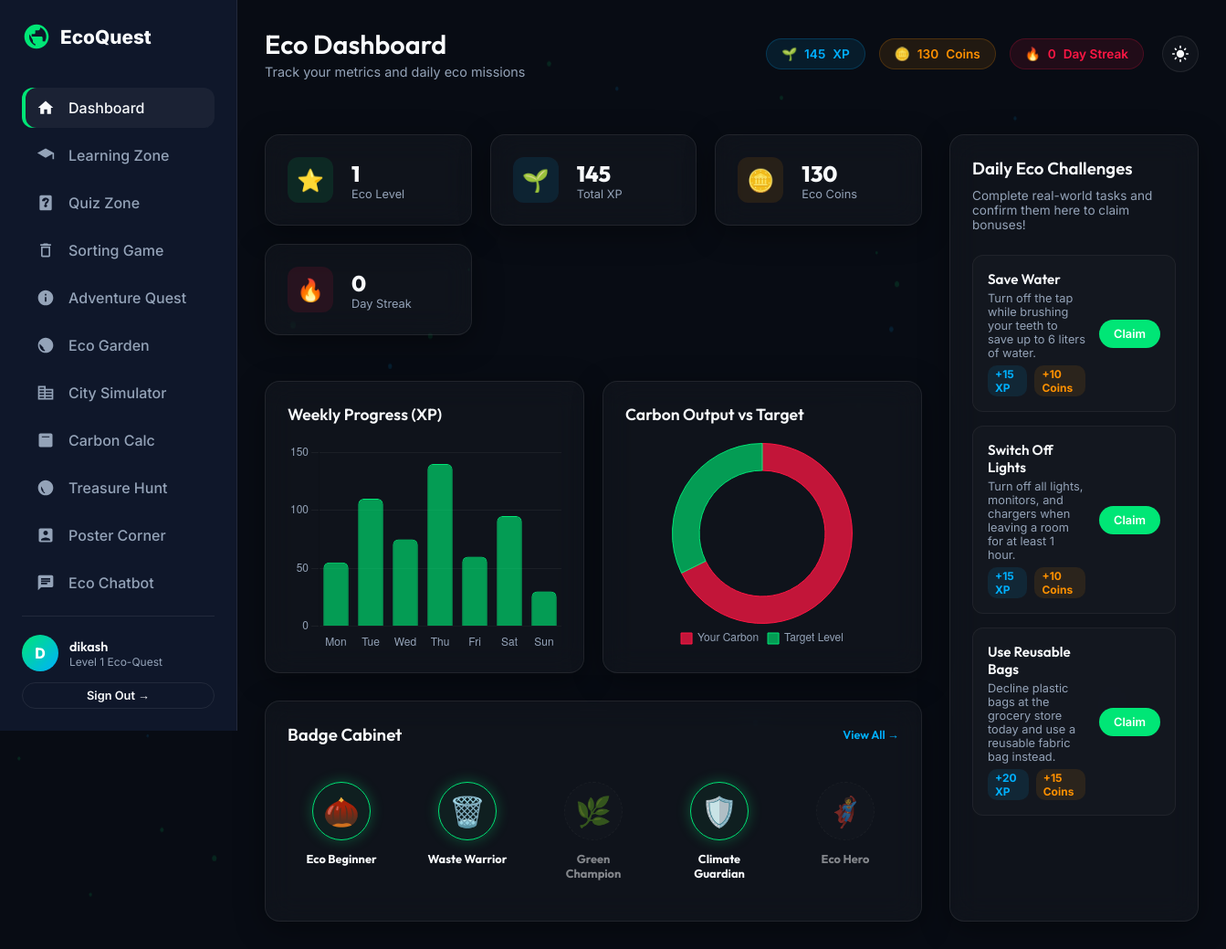
Page /dashboard (signed in) on the committed database.
### models.py (models this page shows, shortened)
class User(db.Model, UserMixin):
    id = db.Column(db.Integer, primary_key=True)
    username = db.Column(db.String(80), unique=True, nullable=False)
    email = db.Column(db.String(120), unique=True, nullable=False)
    password_hash = db.Column(db.String(256), nullable=False)
    is_admin = db.Column(db.Boolean, default=False)
    xp = db.Column(db.Integer, default=0)
    eco_coins = db.Column(db.Integer, default=100) # Start with 100 coins to buy seeds/buildings
    level = db.Column(db.Integer, default=1)
    streak = db.Column(db.Integer, default=0)
    last_active = db.Column(db.String(20), nullable=True) # Store date YYYY-MM-DD
    lessons_completed = db.Column(db.Text, default='[]') # JSON array of module IDs (e.g. ["climate_change", "waste_management"])
    quizzes_completed = db.Column(db.Integer, default=0)
    games_played = db.Column(db.Integer, default=0)
    challenges_completed = db.Column(db.Integer, default=0)
    garden_state = db.Column(db.Text, default='[]') # JSON string listing plants in garden
    city_state = db.Column(db.Text, default='{}') # JSON string representing the grid and metrics of city simulator
    badges = db.relationship('Badge', backref='user', lazy=True, cascade="all, delete-orphan")
    challenges = db.relationship('UserChallenge', backref='user', lazy=True, cascade="all, delete-orphan")

class UserChallenge(db.Model):
    id = db.Column(db.Integer, primary_key=True)
    user_id = db.Column(db.Integer, db.ForeignKey('user.id'), nullable=False)
    challenge_id = db.Column(db.Integer, db.ForeignKey('daily_challenge.id'), nullable=False)
    completed = db.Column(db.Boolean, default=False)
    date = db.Column(db.String(20), nullable=False) # 'YYYY-MM-DD'
    challenge = db.relationship('DailyChallenge')

class DailyChallenge(db.Model):
    id = db.Column(db.Integer, primary_key=True)
    title = db.Column(db.String(100), nullable=False)
    description = db.Column(db.String(256), nullable=False)
    xp_reward = db.Column(db.Integer, default=15)
    coin_reward = db.Column(db.Integer, default=10)
    challenge_type = db.Column(db.String(50), nullable=False) # 'water', 'energy', 'plastic', 'waste', 'planting'

### app.py (the view, shortened to what this page needs)
@app.route('/dashboard')
@login_required
def dashboard():
    today = date.today().isoformat()
    assigned = UserChallenge.query.filter_by(user_id=current_user.id, date=today).all()
    lessons_list = json.loads(current_user.lessons_completed or '[]')
    return render_template('dashboard.html',
                           challenges=assigned,
                           lessons_count=len(lessons_list))

### templates/dashboard.html (shortened to what this page needs)
{% extends "base.html" %}
{% block header_title %}Eco Dashboard{% endblock %}
{% block header_subtitle %}Track your metrics and daily eco missions{% endblock %}
{% block content %}
<div class="dashboard-grid">
    <div style="display: flex; flex-direction: column; gap: 30px;">
        <div class="dashboard-stats-row">
            <div class="glass-card stat-card">
                <div class="stat-card-icon level">⭐</div>
                <div class="stat-card-details">
                    <h3>{{ current_user.level }}</h3>
                    <p>Eco Level</p>
                </div>
            </div>
            <div class="glass-card stat-card">
                <div class="stat-card-icon xp">🌱</div>
                <div class="stat-card-details">
                    <h3>{{ current_user.xp }}</h3>
                    <p>Total XP</p>
                </div>
            </div>
            <div class="glass-card stat-card">
                <div class="stat-card-icon coins">🪙</div>
                <div class="stat-card-details">
                    <h3>{{ current_user.eco_coins }}</h3>
                    <p>Eco Coins</p>
                </div>
            </div>
            <div class="glass-card stat-card">
                <div class="stat-card-icon streak">🔥</div>
                <div class="stat-card-details">
                    <h3>{{ current_user.streak }}</h3>
                    <p>Day Streak</p>
                </div>
            </div>
        </div>
        <div class="charts-row">
            <div class="glass-card chart-card">
                <h3>Weekly Progress (XP)</h3>
                <div class="chart-wrapper">
                    <canvas id="xpProgressChart"></canvas>
                </div>
            </div>
            <div class="glass-card chart-card">
                <h3>Carbon Output vs Target</h3>
                <div class="chart-wrapper">
                    <canvas id="carbonComparisonChart"></canvas>
                </div>
            </div>
        </div>
        <div class="glass-card" style="padding: 24px;">
            <h3 style="margin-bottom: 20px; display: flex; justify-content: space-between; align-items: center;">
                <span>Badge Cabinet</span>
                <a href="{{ url_for('achievements') }}" style="font-size: 0.8rem; color: var(--accent-blue); font-weight:600;">View All &rarr;</a>
            </h3>
            <div class="badges-grid" style="grid-template-columns: repeat(auto-fit, minmax(100px, 1fr));">
                {% set user_badge_names = current_user.badges | map(attribute='name') | list %}
                <div class="badge-card {% if 'Eco Beginner' in user_badge_names %}unlocked{% else %}locked{% endif %}">
                    <div class="badge-icon">🌰</div>
                    <h4>Eco Beginner</h4>
                </div>
                <div class="badge-card {% if 'Waste Warrior' in user_badge_names %}unlocked{% else %}locked{% endif %}">
                    <div class="badge-icon">🗑️</div>
                    <h4>Waste Warrior</h4>
                </div>
                <div class="badge-card {% if 'Green Champion' in user_badge_names %}unlocked{% else %}locked{% endif %}">
                    <div class="badge-icon">🌿</div>
                    <h4>Green Champion</h4>
                </div>
                <div class="badge-card {% if 'Climate Guardian' in user_badge_names %}unlocked{% else %}locked{% endif %}">
                    <div class="badge-icon">🛡️</div>
                    <h4>Climate Guardian</h4>
                </div>
                <div class="badge-card {% if 'Sustainability Hero' in user_badge_names %}unlocked{% else %}locked{% endif %}">
                    <div class="badge-icon">🦸</div>
                    <h4>Eco Hero</h4>
                </div>
            </div>
        </div>
    </div>
    <div class="glass-card challenges-card">
        <h3>Daily Eco Challenges</h3>
        <p style="color: var(--text-secondary); font-size: 0.85rem; margin-top: -10px; margin-bottom: 5px;">
            Complete real-world tasks and confirm them here to claim bonuses!
        </p>
        <div class="challenges-list">
            {% for uc in challenges %}
            <div class="challenge-item {% if uc.completed %}completed{% endif %}">
                <div class="challenge-info">
                    <h4>{{ uc.challenge.title }}</h4>
                    <p>{{ uc.challenge.description }}</p>
                    <div class="challenge-reward">
                        <span class="reward-tag xp">+{{ uc.challenge.xp_reward }} XP</span>
                        <span class="reward-tag coins">+{{ uc.challenge.coin_reward }} Coins</span>
                    </div>
                </div>
                <div class="challenge-action">
                    {% if uc.completed %}
                        <button class="done-btn" disabled>Done ✓</button>
                    {% else %}
                        <button onclick="claimChallengeReward(this, {{ uc.challenge.id }})">Claim</button>
                    {% endif %}
                </div>
            </div>
            {% endfor %}
        </div>
    </div>
</div>
{% endblock %}
{% block scripts %}
<script>
function claimChallengeReward(buttonEl, challengeId) {
    playSFX('click');
    fetch('/api/complete_challenge', {
        method: 'POST',
        headers: { 'Content-Type': 'application/json' },
        body: JSON.stringify({ challenge_id: challengeId })
    })
    .then(res => res.json())
    .then(data => {
        if (data.success) {
            playSFX('levelUp');
            showToast(`Challenge completed! Gained +${data.xp_gained} XP, +${data.coins_gained} Coins!`, "success");
            // Update button visually
            buttonEl.className = "done-btn";
            buttonEl.innerText = "Done ✓";
            buttonEl.disabled = true;
            buttonEl.parentElement.parentElement.classList.add('completed');
            // Sync user headers
            const xpHeader = document.getElementById('header-xp');
            const coinsHeader = document.getElementById('header-coins');
            if (xpHeader) xpHeader.innerText = parseInt(xpHeader.innerText) + data.xp_gained;
            if (coinsHeader) coinsHeader.innerText = parseInt(coinsHeader.innerText) + data.coins_gained;
            if (data.level_up) {
                showToast(`LEVEL UP! You reached Level ${data.new_level}! 🚀`, "success");
                // Reload dashboard to update charts and achievements
                setTimeout(() => window.location.reload(), 1800);
            }
        }
    });
}
</script>
{% endblock %}

### templates/base.html (shortened to what this page needs)
<!DOCTYPE html>
<html lang="en" data-theme="dark">
<head>
    <link rel="stylesheet" href="{{ url_for('static', filename='css/style.css') }}">
    <link rel="stylesheet" href="{{ url_for('static', filename='css/components.css') }}">
</head>
<body>
    <canvas id="particles-bg"></canvas>
    <div class="app-container">
        {% if current_user.is_authenticated %}
        <aside class="sidebar">
            <div class="sidebar-logo">
                <span>EcoQuest</span>
            </div>
            <ul class="sidebar-menu">
                <li class="{% if request.path == '/dashboard' %}active{% endif %}">
                    <a href="{{ url_for('dashboard') }}">
                        <svg viewBox="0 0 24 24"><path d="M10 20v-6h4v6h5v-8h3L12 3 2 12h3v8z"/></svg>
                        <span>Dashboard</span>
                    </a>
                </li>
                <li class="{% if request.path == '/learning' %}active{% endif %}">
                    <a href="{{ url_for('learning') }}">
                        <svg viewBox="0 0 24 24"><path d="M12 3L1 9l11 6 9-4.91V17h2V9L12 3zM5.18 11.5L12 15.22l6.82-3.72-6.82-3.72-6.82 3.72z"/></svg>
                        <span>Learning Zone</span>
                    </a>
                </li>
                <li class="{% if request.path == '/quiz' %}active{% endif %}">
                    <a href="{{ url_for('quiz') }}">
                        <span>Quiz Zone</span>
                    </a>
                </li>
                <li class="{% if request.path == '/game/waste' %}active{% endif %}">
                    <a href="{{ url_for('game_waste') }}">
                        <svg viewBox="0 0 24 24"><path d="M16 9v10H8V9h8m-1.5-6h-5l-1 1H5v2h14V4h-3.5l-1-1zM18 7H6v12c0 1.1.9 2 2 2h8c1.1 0 2-.9 2-2V7z"/></svg>
                        <span>Sorting Game</span>
                    </a>
                </li>
                <li class="{% if request.path == '/story' %}active{% endif %}">
                    <a href="{{ url_for('story') }}">
                        <svg viewBox="0 0 24 24"><path d="M12 2C6.48 2 2 6.48 2 12s4.48 10 10 10 10-4.48 10-10S17.52 2 12 2zm1 15h-2v-6h2v6zm0-8h-2V7h2v2z"/></svg>
                        <span>Adventure Quest</span>
                    </a>
                </li>
                <li class="{% if request.path == '/garden' %}active{% endif %}">
                    <a href="{{ url_for('garden') }}">
                        <svg viewBox="0 0 24 24"><path d="M12 2C6.48 2 2 6.48 2 12s4.48 10 10 10 10-4.48 10-10S17.52 2 12 2zm-1 17.93c-3.95-.49-7-3.85-7-7.93 0-.62.08-1.21.21-1.79L9 15v1c0 1.1.9 2 2 2v1.93z"/></svg>
                        <span>Eco Garden</span>
                    </a>
                </li>
                <li class="{% if request.path == '/city' %}active{% endif %}">
                    <a href="{{ url_for('city') }}">
                        <svg viewBox="0 0 24 24"><path d="M12 7V3H2v18h20V7H12zm-2 12H4v-2h6v2zm0-4H4v-2h6v2zm0-4H4V9h6v2zm0-4H4V5h6v2zm10 12h-8v-2h8v2zm0-4h-8v-2h8v2zm0-4h-8V9h8v2z"/></svg>
                        <span>City Simulator</span>
                    </a>
                </li>
                <li class="{% if request.path == '/calculator' %}active{% endif %}">
                    <a href="{{ url_for('calculator') }}">
                        <svg viewBox="0 0 24 24"><path d="M19 3H5c-1.1 0-2 .9-2 2v14c0 1.1.9 2 2 2h14c1.1 0 2-.9 2-2V5c0-1.1-.9-2-2-2zm-4 6h-2v2h2v-2zm0 4h-2v2h2v-2zm-4-4H9v2h2v-2zm0 4H9v2h2v-2zM7 7h10v1H7V7zm8 10H9v1h6v-1z"/></svg>
                        <span>Carbon Calc</span>
                    </a>
                </li>
                <li class="{% if request.path == '/treasure' %}active{% endif %}">
                    <a href="{{ url_for('treasure') }}">
                        <svg viewBox="0 0 24 24"><path d="M12 2C6.48 2 2 6.48 2 12s4.48 10 10 10 10-4.48 10-10S17.52 2 12 2zm1 17.93c-3.95-.49-7-3.85-7-7.93 0-.62.08-1.21.21-1.79L9 15v1c0 1.1.9 2 2 2v1.93z"/></svg>
                        <span>Treasure Hunt</span>
                    </a>
                </li>
                <li class="{% if request.path == '/poster' %}active{% endif %}">
                    <a href="{{ url_for('poster') }}">
                        <svg viewBox="0 0 24 24"><path d="M3 5v14c0 1.1.89 2 2 2h14c1.1 0 2-.9 2-2V5c0-1.1-.9-2-2-2H5c-1.11 0-2 .9-2 2zm12 4c0 1.66-1.34 3-3 3s-3-1.34-3-3 1.34-3 3-3 3 1.34 3 3zm-9 9c0-2 4-3.1 6-3.1s6 1.1 6 3.1v1H6v-1z"/></svg>
                        <span>Poster Corner</span>
                    </a>
                </li>
                <li class="{% if request.path == '/chatbot' %}active{% endif %}">
                    <a href="{{ url_for('chatbot') }}">
                        <svg viewBox="0 0 24 24"><path d="M20 2H4c-1.1 0-2 .9-2 2v18l4-4h14c1.1 0 2-.9 2-2V4c0-1.1-.9-2-2-2zM6 9h12v2H6V9zm8 5H6v-2h8v2zm4-6H6V6h12v2z"/></svg>
                        <span>Eco Chatbot</span>
                    </a>
                </li>
                <li class="{% if request.path == '/achievements' %}active{% endif %}">
                    <a href="{{ url_for('achievements') }}">
                    </a>
                </li>
            </ul>
            <div class="sidebar-footer">
                <div class="sidebar-user">
                    <div class="sidebar-user-avatar">{{ current_user.username[0].upper() }}</div>
                    <div class="sidebar-user-info">
                        <h4>{{ current_user.username }}</h4>
                        <p>Level {{ current_user.level }} Eco-Quest</p>
                    </div>
                </div>
                <a href="{{ url_for('logout') }}" onclick="playSFX('click')" class="btn-secondary" style="text-align: center; font-size: 0.8rem; padding: 6px 0;">Sign Out &rarr;</a>
            </div>
        </aside>
        {% endif %}
        <main class="main-content" style="{% if not current_user.is_authenticated %}margin-left: 0; padding: 0;{% endif %}">
            {% if current_user.is_authenticated %}
            <header class="top-header">
                <div class="header-title">
                    <h1>{% block header_title %}EcoQuest{% endblock %}</h1>
                    <p>{% block header_subtitle %}Learn, Play & Protect the Planet{% endblock %}</p>
                </div>
                <div class="header-actions">
                    <div class="user-status-badges">
                        <div class="status-badge xp">
                            <span>🌱</span> <span id="header-xp">{{ current_user.xp }}</span> XP
                        </div>
                        <div class="status-badge coins">
                            <span>🪙</span> <span id="header-coins">{{ current_user.eco_coins }}</span> Coins
                        </div>
                        <div class="status-badge streak">
                            <span>🔥</span> <span id="header-streak">{{ current_user.streak }}</span> Day Streak
                        </div>
                    </div>
                    <button id="theme-toggle" class="theme-toggle-btn">
                    </button>
                </div>
            </header>
            {% endif %}
            {% block content %}{% endblock %}
        </main>
    </div>
    {% block scripts %}{% endblock %}
</body>
</html>

### rows in the picture
User: username "D", username "dikash", level "1", xp "145", eco_coins "130", streak "0"
UserChallenge: challenge "Save Water", challenge.description "Turn off the tap while brushing your teeth to save up to 6 liters of water.", challenge.xp_reward "15", challenge.coin_reward "10"
UserChallenge: challenge "Switch Off Lights", challenge.description "Turn off all lights, monitors, and chargers when leaving a room for at least 1 hour.", challenge.xp_reward "15", challenge.coin_reward "10"
UserChallenge: challenge "Use Reusable Bags", challenge.description "Decline plastic bags at the grocery store today and use a reusable fabric bag instead.", challenge.xp_reward "20", challenge.coin_reward "15"
